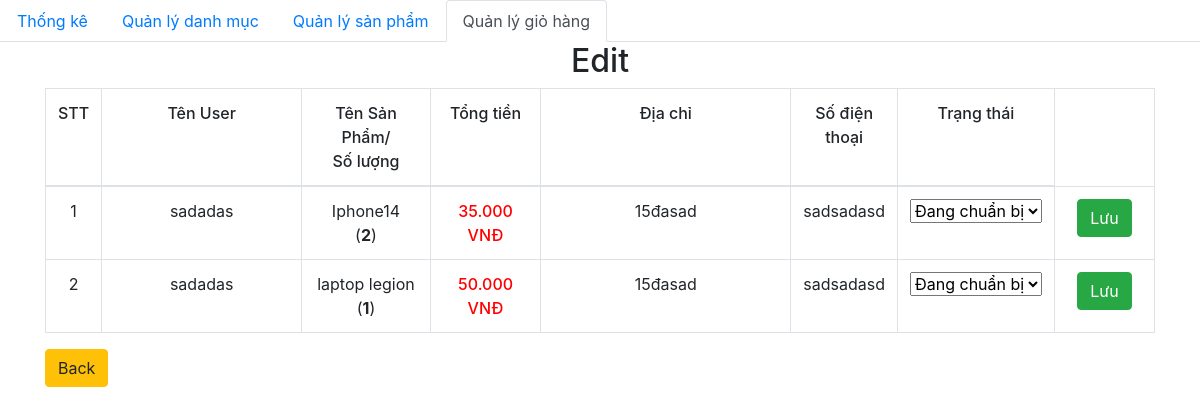
Screenshot of /admin/edit.php?order_id=146 with the database file from the repository.
### tables this page shows
CREATE TABLE `order_details` (
  `id` int(11) NOT NULL,
  `order_id` int(11) NOT NULL,
  `product_id` int(11) NOT NULL,
  `id_user` int(11) NOT NULL,
  `num` int(11) NOT NULL,
  `price` float NOT NULL,
  `status` varchar(255) NOT NULL
);

CREATE TABLE `orders` (
  `id` int(11) NOT NULL,
  `fullname` varchar(100) NOT NULL,
  `phone_number` varchar(20) NOT NULL,
  `email` varchar(150) NOT NULL,
  `address` varchar(200) NOT NULL,
  `note` varchar(255) DEFAULT NULL,
  `order_date` datetime DEFAULT NULL
);

CREATE TABLE `product` (
  `id` int(11) NOT NULL,
  `title` varchar(200) NOT NULL,
  `price` float NOT NULL,
  `number` float NOT NULL,
  `thumbnail` varchar(500) NOT NULL,
  `content` longtext NOT NULL,
  `id_category` int(11) NOT NULL,
  `created_at` datetime DEFAULT NULL,
  `updated_at` datetime DEFAULT NULL
);

### admin/database/dbhelper.php (called while the page is built, shortened)
<?php
function executeResult($sql)
{
	$con = mysqli_connect(HOST, USERNAME, PASSWORD, DATABASE);
	$result = mysqli_query($con, $sql);
	$data   = [];
	while ($row = mysqli_fetch_array($result, 1)) {
		$data[] = $row;
	}
	return $data;
}

### admin/edit.php (the view, shortened to what this page needs)
<?php
require_once('database/dbhelper.php');
?>
<!DOCTYPE html>
<html>
<head>
    <link rel="stylesheet" href="https://maxcdn.bootstrapcdn.com/bootstrap/4.4.1/css/bootstrap.min.css">
    <link href="https://cdn.jsdelivr.net/npm/summernote@0.8.18/dist/summernote.min.css" rel="stylesheet">
</head>
<body>
    <ul class="nav nav-tabs">
        <li class="nav-item">
            <a class="nav-link" href="category/thongke.php">Thống kê</a>
        </li>
        <li class="nav-item">
            <a class="nav-link" href="category/index.php">Quản lý danh mục</a>
        </li>
        <li class="nav-item">
            <a class="nav-link" href="product/">Quản lý sản phẩm</a>
        </li>
        <li class="nav-item ">
            <a class="nav-link active" href="dashboard.php">Quản lý giỏ hàng</a>
        </li>
    </ul>
    <div class="container">
        <div class="panel panel-primary">
            <div class="panel-heading">
                <h2 class="text-center">Edit</h2>
            </div>
            <div class="panel-body">
                <form action="" method="POST">
                    <table class="table table-bordered table-hover">
                        <thead>
                            <tr style="font-weight: 500;text-align: center;">
                                <td width="50px">STT</td>
                                <td width="200px">Tên User</td>
                                <td>Tên Sản Phẩm/<br>Số lượng</td>
                                <td>Tổng tiền</td>
                                <td width="250px">Địa chỉ</td>
                                <td>Số điện thoại</td>
                                <td>Trạng thái</td>
                            </tr>
                        </thead>
                        <tbody>
                            <?php
                            try {
                                if (isset($_GET['order_id'])) {
                                    $order_id = $_GET['order_id'];
                                }
                                $count = 0;
                                $sql = "SELECT * from orders, order_details, product
                                where order_details.order_id=orders.id and product.id=order_details.product_id and order_id=$order_id";
                                $order_details_List = executeResult($sql);
                                foreach ($order_details_List as $item) {
                                    echo '
                                        <tr style="text-align: center;">
                                            <td width="50px">' . (++$count) . '</td>
                                            <td style="text-align:center">' . $item['fullname'] . '</td>
                                            <td>' . $item['title'] . '<br>(<strong>' . $item['num'] . '</strong>)</td>
                                            <td class="b-500 red">' . number_format($item['price'], 0, ',', '.') . '<span> VNĐ</span></td>
                                            <td width="100px">' . $item['address'] . '</td>
                                            <td width="100px">' . $item['phone_number'] . '</td>
                                            <td>
                                                <select name="status" id="status" onchange="status(' . $item['order_id'] . ')">
                                                    <option value="Đang chuẩn bị">Đang chuẩn bị</option>
                                                    <option value="Đang giao">Đang giao</option>
                                                    <option value="Đã nhận hàng">Đã nhận hàng</option>
                                                    <option value="Đã hủy">Đã hủy</option>
                                                </select>
                                            </td>
                                            <td width="100px">
                                                <button class="btn btn-success">Lưu</button>
                                            </td>
                                        </tr>
                                    ';
                                }
                            } catch (Exception $e) {
                                die("Lỗi thực thi sql: " . $e->getMessage());
                            }
                            ?>
                        </tbody>
                    </table>
                    <a href="dashboard.php" class="btn btn-warning">Back</a>
                </form>
            </div>
        </div>
    </div>
</body>
</html>

### admin/edit.php (style rules this page uses)
.b-500 { font-weight: 500; }
.red { color: red; }

### rows the page displays
order_details: order.fullname "sadadas", product.title "Iphone14", num "2", product.price "35.000", order.address "15đasad", order.phone_number "sadsadasd", status "Đang chuẩn bị"
order_details: order.fullname "sadadas", product.title "laptop legion", num "1", product.price "50.000", order.address "15đasad", order.phone_number "sadsadasd", status "Đang chuẩn bị"
